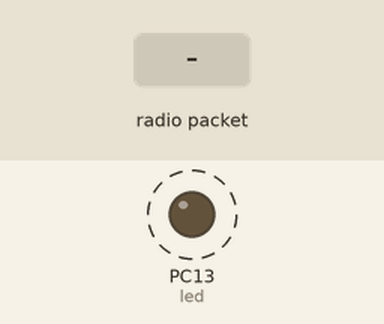
Bench run of a sketch on a simulated STM32 Blue Pill. Shown: output pins drawn as LEDs (lit = HIGH). Dashed ring = blinking. Inputs (shaded band) come from the test bench. No radio packets arrive unless stated; pins used as bus, display or sensor lines are not drawn; what the sketch prints to the serial monitor is not drawn.

Above: at 1.2 s.
1.3 s: radio packet "END SEND LOGS" arrives
4.3 s: radio packet "1" arrives
7.3 s: radio packet "0" arrives
Timing chart, 0 to 16.3 s (numbered marks = the images above; inputs shaded):
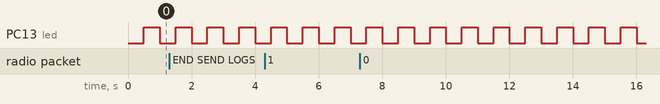

The sketch:

Lora-Slave.ino
```cpp
//// rf95_client.pde
//// -*- mode: C++ -*-
//// Example sketch showing how to create a simple messageing client
//// with the RH_RF95 class. RH_RF95 class does not provide for addressing or
//// reliability, so you should only use RH_RF95 if you do not need the higher
//// level messaging abilities.
//// It is designed to work with the other example rf95_server
//// Tested with Anarduino MiniWirelessLoRa
//
#include <SPI.h>
#include <RH_RF95.h>
#define rstLora PB11
#define d0Lora  PC8
#define nssLora PB12
#define mosi    PB15
#define miso    PB14
#define clk     PB13
#define led PC13
// Singleton instance of the radio driver
//SPIClass SPIClass(PB15, PB14, PB13, PB12);
RH_RF95 rf95(nssLora, d0Lora);

uint32_t intervalBlinkLed = 0;
void setup()
{
  pinMode(led, OUTPUT);
  //pinMode(d0Lora, INPUT_PULLUP);
  SPI.setMISO(miso);
  SPI.setMOSI(mosi);
  SPI.setSCLK(clk);
  //SPI.setSSEL(PB12);
  pinMode(rstLora, OUTPUT);
  digitalWrite(rstLora , 1);
  Serial.begin(9600);
  if (!rf95.init())
    Serial.println("init failed");
  //attachInterrupt(digitalPinToInterrupt(d0Lora), lora, FALLING);
  //  SPCR |= _BV(SPE);
  //  SPI.attachInterrupt();
}
void lora() {
  Serial.println("in");

}
void loop() {
  blink_led();
  if (rf95.available())
  {
    //getLogsLora();
    uint8_t buf[RH_RF95_MAX_MESSAGE_LEN];
    uint8_t len = sizeof(buf);
    Serial.print("got request: ");
    if (rf95.recv(buf, &len))    {
      Serial.println((char*)buf);
      uint8_t data[] = "And hello back to you1111111111111";
      rf95.send(data, sizeof(data));
      rf95.waitPacketSent();
      Serial.println("Sent a reply");
    }
    else
    {
      digitalWrite(led, 1);
      digitalWrite(rstLora , 0);
      Serial.println("recv failed");
      delay(500);
      digitalWrite(rstLora , 1);
    }
    //delay(3000);
    //HAL_Delay(3000);
  }

}
char* getLogsLora() {
  Serial.print("got request: \n");
  String msg = "";
  while (rf95.available()) {
    while (true) {
      uint8_t buf[RH_RF95_MAX_MESSAGE_LEN];
      uint8_t len = sizeof(buf);
      if (rf95.recv(buf, &len))
      {
        msg += String((char*)buf);
      }
      if (msg.indexOf("END SEND LOGS") != -1)
        break;
    }
  }
  Serial.println(msg);
  return nullptr;
}
void blink_led() {
  uint16_t tim = 500;
  uint8_t en = digitalRead(led);
  if (millis() - intervalBlinkLed >= tim) {
    digitalWrite(led, !en);
    intervalBlinkLed = millis();
  }
  return;
}
```

Measured:
- by itself, PC13 (led): alternates HIGH for 0.50 s and LOW for 0.50 s
